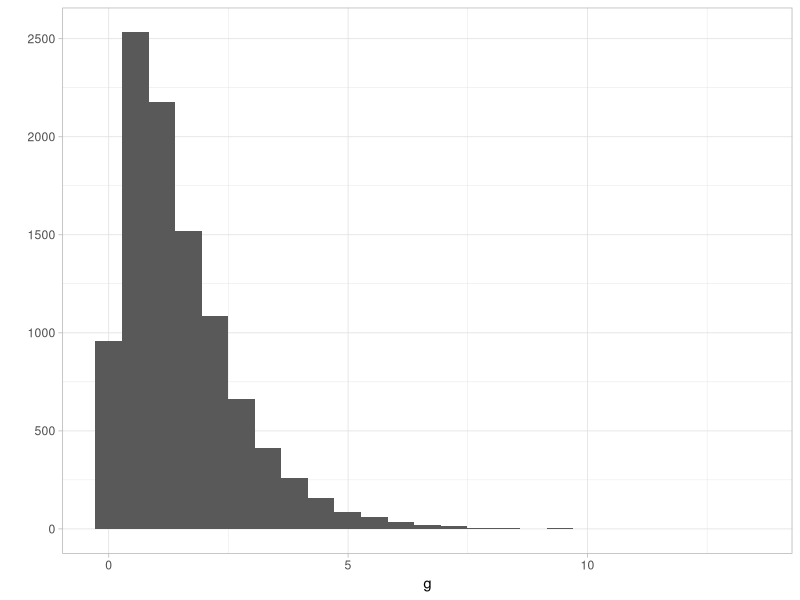
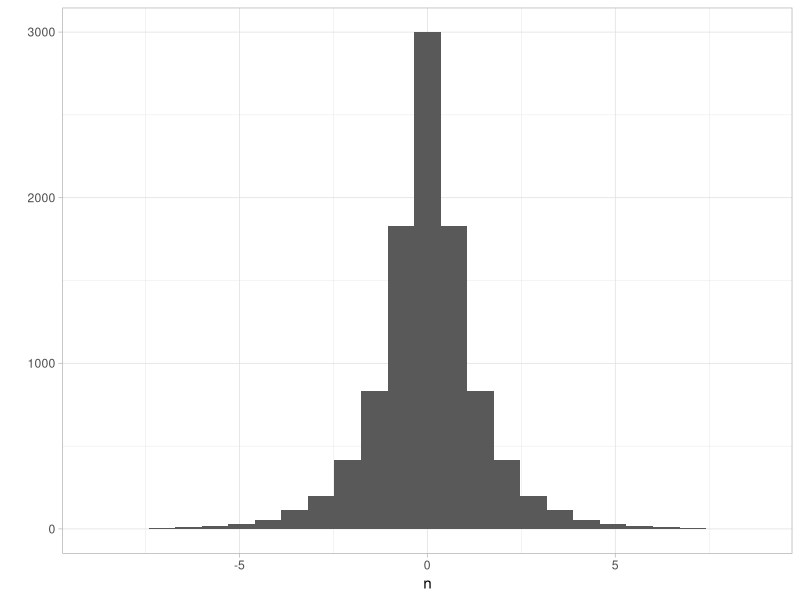

Write the R code that produced these figures, in order.
## ---- chunk 1
library(tidyverse)
## ---- chunk 2
cociente <- function(x){
  3/2 * 1/base::gamma(3/2) * x ^(1/2)*exp(-x/3)
}
## ---- chunk 3
gamma <- function(){
  
  c <- 1.26
  x <- rexp(1,2/3)
  u <- runif(1)
  while(u>cociente(x)/c){

    u <- runif(1)
    x <- rexp(1,2/3)
  }
  x
}
## ---- chunk 4
g <- rerun(10000,gamma()) %>% flatten_dbl()
## ---- chunk 5
qplot(g, bins = 25) +
  theme_light()
## ---- chunk 6
cociente_normal <- function(x){
  exp(((x-1)^2)/2)
}
## ---- chunk 7

## ---- chunk 8
normal <- function(){
  
  y <- rexp(1,1)
  u <- runif(1)
  
  while(u>cociente_normal(y)){
    y <- rexp(1,1)
    u <- runif(1)
  }
  y
}

## ---- chunk 9
n <- rerun(5000,normal()) %>% flatten_dbl()
## ---- chunk 10
n <- c(n,-n)

qplot(n, bins = 25) +
  theme_light()
